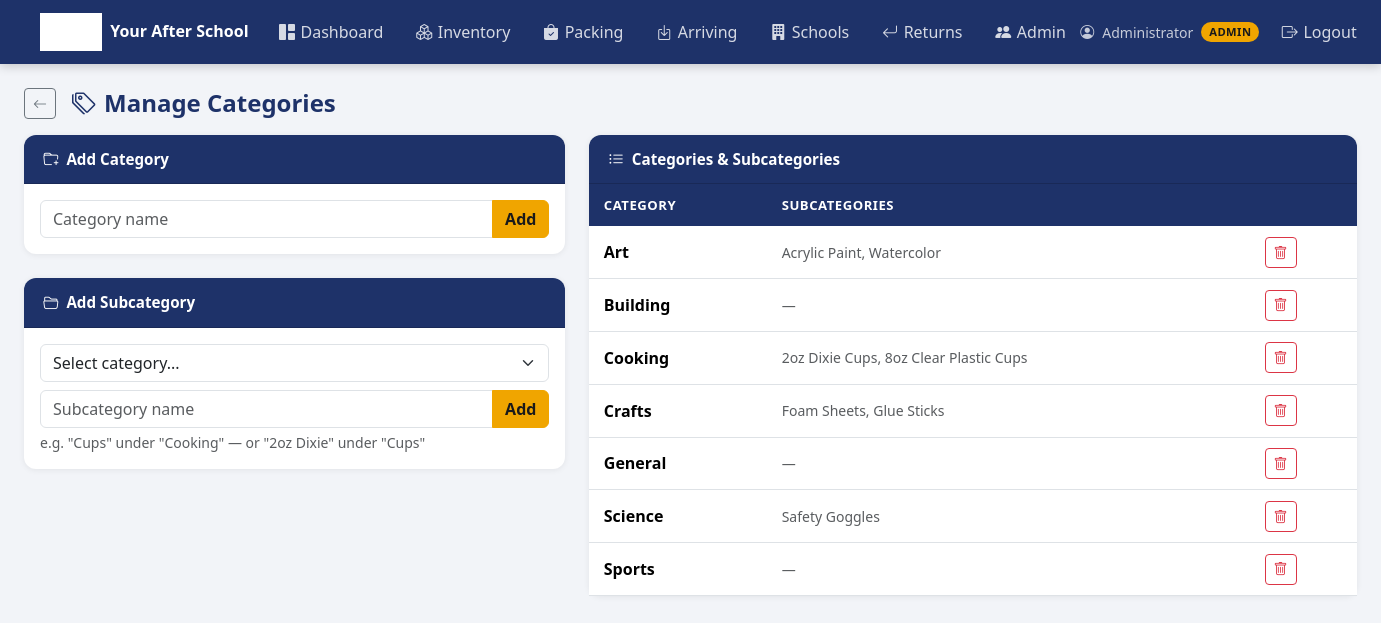
The page /inventory/categories (signed in) on the database its author committed.
### tables this page shows
CREATE TABLE users (
    id            INTEGER PRIMARY KEY AUTOINCREMENT,
    username      TEXT    UNIQUE NOT NULL,
    password_hash TEXT    NOT NULL,
    full_name     TEXT,
    role          TEXT    NOT NULL DEFAULT 'packer', -- admin, packer, site_director, teacher
    school_id     INTEGER,
    active        INTEGER DEFAULT 1,
    created_at    TIMESTAMP DEFAULT CURRENT_TIMESTAMP,
    FOREIGN KEY (school_id) REFERENCES schools(id)
);

CREATE TABLE categories (
    id   INTEGER PRIMARY KEY AUTOINCREMENT,
    name TEXT NOT NULL UNIQUE
);

### app.py (the view, shortened to what this page needs)
@app.route('/inventory/categories', methods=['GET', 'POST'])
@role_required('admin')
def manage_categories():
    db = get_db()
    categories    = db.execute('SELECT * FROM categories ORDER BY name').fetchall()
    subcategories = db.execute(
        'SELECT sc.*, c.name AS cat_name FROM subcategories sc JOIN categories c ON sc.category_id=c.id ORDER BY c.name, sc.name'
    ).fetchall()
    db.close()
    return render_template('inventory/categories.html',
                           categories=categories, subcategories=subcategories)

### app.py (called while the page is built)
def get_db():
    db = sqlite3.connect(DATABASE)
    db.row_factory = sqlite3.Row
    db.execute("PRAGMA foreign_keys = ON")
    return db

@login_manager.user_loader
def load_user(uid):
    db = get_db()
    row = db.execute('SELECT * FROM users WHERE id = ?', [uid]).fetchone()
    db.close()
    return User(row) if row else None

def role_required(*roles):
    def dec(f):
        @wraps(f)
        @login_required
        def wrapped(*args, **kw):
            if current_user.role == 'site_director':
                return redirect(url_for('director_portal'))
            if current_user.role not in roles:
                flash('You do not have permission to view that page.', 'danger')
                return redirect(url_for('dashboard'))
            return f(*args, **kw)
        return wrapped
    return dec

    @property
    def display_role(self):
        return {'admin': 'Admin', 'packer': 'Packer',
                'site_director': 'Site Director',
                'teacher': 'Teacher'}.get(self.role, self.role)

### templates/inventory/categories.html (shortened to what this page needs)
{% extends 'base.html' %}
{% block content %}
<div class="d-flex align-items-center gap-3 mb-3">
  <a href="{{ url_for('inventory') }}" class="btn btn-outline-secondary btn-sm">
    <i class="bi bi-arrow-left"></i>
  </a>
  <h4 class="mb-0 fw-bold" style="color:var(--navy)">
    <i class="bi bi-tags me-2"></i>Manage Categories
  </h4>
</div>
<div class="row g-4">
  <div class="col-md-5">
    <div class="card">
      <div class="card-header"><i class="bi bi-folder-plus"></i> Add Category</div>
      <div class="card-body">
        <form method="post">
          <div class="input-group">
            <input type="text" name="name" class="form-control" placeholder="Category name" required>
            <button type="submit" class="btn btn-gold">Add</button>
          </div>
        </form>
      </div>
    </div>
    <div class="card">
      <div class="card-header"><i class="bi bi-folder2-open"></i> Add Subcategory</div>
      <div class="card-body">
        <form method="post">
          <div class="mb-2">
            <select name="category_id" class="form-select" required>
              <option value="">Select category...</option>
            </select>
          </div>
          <div class="input-group">
            <input type="text" name="subname" class="form-control" placeholder="Subcategory name" required>
            <button type="submit" class="btn btn-gold">Add</button>
          </div>
          <div class="form-text mt-1">e.g. "Cups" under "Cooking" — or "2oz Dixie" under "Cups"</div>
        </form>
      </div>
    </div>
  </div>
  <div class="col-md-7">
    <div class="card">
      <div class="card-header"><i class="bi bi-list-ul"></i> Categories & Subcategories</div>
      <div class="card-body p-0">
        <div class="table-responsive">
          <table class="table table-hover mb-0">
            <thead>
              <tr><th>Category</th><th>Subcategories</th><th class="no-print"></th></tr>
            </thead>
            <tbody>
            {% for cat in categories %}
            <tr>
              <td class="fw-semibold">{{ cat.name }}</td>
              <td class="small text-muted">
                {% set subs = subcategories | selectattr('category_id', 'eq', cat.id) | list %}
                {% if subs %}
                {{ subs | map(attribute='name') | join(', ') }}
                {% else %}—{% endif %}
              </td>
              <td class="no-print">
                {% if current_user.role == 'admin' %}
                <form method="post" class="d-inline">
                  <button type="submit" class="btn btn-sm btn-outline-danger"
                          data-confirm="Delete category '{{ cat.name }}'? Items won't be deleted.">
                    <i class="bi bi-trash"></i>
                  </button>
                </form>
                {% endif %}
              </td>
            </tr>
            {% endfor %}
            </tbody>
          </table>
        </div>
      </div>
    </div>
  </div>
</div>
{% endblock %}

### templates/base.html (shortened to what this page needs)
<!DOCTYPE html>
<html lang="en">
<head>
  <link rel="stylesheet" href="https://cdn.jsdelivr.net/npm/bootstrap@5.3.2/dist/css/bootstrap.min.css">
  <link rel="stylesheet" href="https://cdn.jsdelivr.net/npm/bootstrap-icons@1.11.3/font/bootstrap-icons.min.css">
  <link rel="stylesheet" href="{{ url_for('static', filename='css/style.css') }}">
</head>
<body>
{% if current_user.is_authenticated %}
<nav class="navbar navbar-expand-lg">
  <div class="container-fluid px-4">
    <a class="navbar-brand" href="{{ url_for('dashboard') }}">
      <img src="{{ url_for('static', filename='logo.jpg') }}" alt="YAS" onerror="this.style.display='none'">
      <span class="navbar-brand-text">Your After School</span>
    </a>
    <div class="collapse navbar-collapse" id="mainNav">
      <ul class="navbar-nav me-auto gap-1">
        {% if current_user.role == 'site_director' %}
        <li class="nav-item">
          <a class="nav-link {% if request.endpoint == 'director_portal' %}active{% endif %}"
             href="{{ url_for('director_portal') }}">
            <i class="bi bi-grid-1x2-fill"></i> My School
          </a>
        </li>
        {% else %}
        <li class="nav-item">
          <a class="nav-link {% if request.endpoint == 'dashboard' %}active{% endif %}"
             href="{{ url_for('dashboard') }}">
            <i class="bi bi-grid-1x2-fill"></i> Dashboard
          </a>
        </li>
        <li class="nav-item">
          <a class="nav-link {% if 'inventory' in (request.endpoint or '') %}active{% endif %}"
             href="{{ url_for('inventory') }}">
            <i class="bi bi-boxes"></i> Inventory
          </a>
        </li>
        <li class="nav-item">
          <a class="nav-link {% if 'packing' in (request.endpoint or '') %}active{% endif %}"
             href="{{ url_for('packing') }}">
            <i class="bi bi-bag-check-fill"></i> Packing
          </a>
        </li>
        <li class="nav-item">
          <a class="nav-link {% if 'arriving' in (request.endpoint or '') %}active{% endif %}"
             href="{{ url_for('arriving') }}">
            <i class="bi bi-box-arrow-in-down"></i> Arriving
          </a>
        </li>
        <li class="nav-item">
          <a class="nav-link {% if 'school' in (request.endpoint or '') %}active{% endif %}"
             href="{{ url_for('schools') }}">
            <i class="bi bi-building-fill"></i> Schools
          </a>
        </li>
        <li class="nav-item">
          <a class="nav-link {% if 'return' in (request.endpoint or '') %}active{% endif %}"
             href="{{ url_for('returns') }}">
            <i class="bi bi-arrow-return-left"></i> Returns
          </a>
        </li>
        {% if current_user.role == 'admin' %}
        <li class="nav-item">
          <a class="nav-link {% if 'admin' in (request.endpoint or '') %}active{% endif %}"
             href="{{ url_for('admin_users') }}">
            <i class="bi bi-people-fill"></i> Admin
          </a>
        </li>
        {% endif %}
        {% endif %}
      </ul>
      <ul class="navbar-nav align-items-center gap-2">
        <li class="nav-item d-flex align-items-center gap-2" style="color:rgba(255,255,255,0.75);font-size:.875rem;">
          <i class="bi bi-person-circle"></i>
          <span>{{ current_user.full_name or current_user.username }}</span>
          <span class="role-badge">{{ current_user.display_role }}</span>
        </li>
        <li class="nav-item">
          <a class="nav-link" href="{{ url_for('logout') }}">
            <i class="bi bi-box-arrow-right"></i> Logout
          </a>
        </li>
      </ul>
    </div>
  </div>
</nav>
{% endif %}
<div class="{% if current_user.is_authenticated %}container-fluid py-4 px-4{% endif %}">
  {% block content %}{% endblock %}
</div>
</body>
</html>

### static/css/style.css (style rules this page uses)
:root { --navy: #1E3269; --navy-light: #2a4494; --navy-dark: #152448; --gold: #F0A500; --gold-dark: #c88900; --bg: #f2f4f8; --white: #ffffff; --text: #2c3e50; --muted: #6c757d; --border: #dee2e6; --success: #198754; --warning: #ffc107; --danger: #dc3545; }
body { background: var(--bg); color: var(--text); font-family: 'Segoe UI', system-ui, -apple-system, sans-serif; min-height: 100vh; }
.navbar { background: var(--navy) !important; box-shadow: 0 2px 10px rgba(0,0,0,0.2); padding: 0.5rem 1rem; }
.navbar-brand { display: flex; align-items: center; gap: 0.5rem; text-decoration: none; }
.navbar-brand img { height: 38px; filter: brightness(0) invert(1); }
.navbar-brand-text { color: white; font-weight: 700; font-size: 1rem; line-height: 1.2; }
.navbar .nav-link { color: rgba(255,255,255,0.82) !important; font-weight: 500; padding: 0.45rem 0.9rem !important; border-radius: 6px; transition: background 0.15s, color 0.15s; display: flex; align-items: center; gap: 0.35rem; }
.role-badge { background: var(--gold); color: #1a1a1a; font-size: 0.7rem; font-weight: 700; padding: 2px 8px; border-radius: 12px; text-transform: uppercase; letter-spacing: 0.04em; }
.card { border: none; border-radius: 12px; box-shadow: 0 1px 6px rgba(0,0,0,0.07); margin-bottom: 1.5rem; }
.card-header { background: var(--navy); color: white; border-radius: 12px 12px 0 0 !important; font-weight: 600; font-size: 0.95rem; padding: 0.8rem 1.2rem; display: flex; align-items: center; gap: 0.5rem; }
.btn-gold { background: var(--gold); border-color: var(--gold); color: #1a1a1a; font-weight: 600; }
.table thead th { background: var(--navy); color: white; font-weight: 600; font-size: 0.82rem; text-transform: uppercase; letter-spacing: 0.04em; white-space: nowrap; border: none; padding: 0.7rem 0.9rem; }
.table tbody td { padding: 0.65rem 0.9rem; vertical-align: middle; border-color: var(--border); }

### rows shown on the page
users: full_name "Administrator"
categories: name "Art", subs "Acrylic Paint, Watercolor"
categories: name "Building"
categories: name "Cooking", subs "2oz Dixie Cups, 8oz Clear Plastic Cups"
categories: name "Crafts", subs "Foam Sheets, Glue Sticks"
categories: name "General"
categories: name "Science", subs "Safety Goggles"
categories: name "Sports"

### other values the page prints
{{ current_user.display_role }} "ADMIN"
